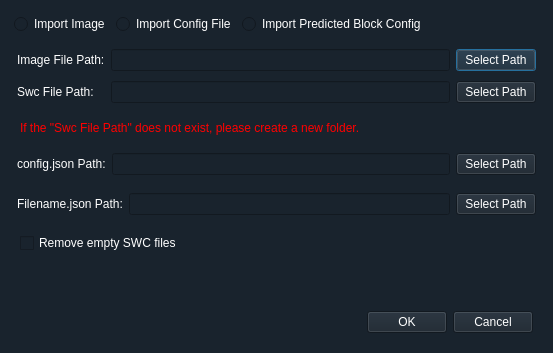
<?xml version="1.0" encoding="UTF-8"?>
<ui version="4.0">
 <class>select_path_dialog</class>
 <widget class="QDialog" name="select_path_dialog">
  <property name="geometry">
   <rect>
    <x>0</x>
    <y>0</y>
    <width>553</width>
    <height>353</height>
   </rect>
  </property>
  <property name="windowTitle">
   <string>Select Path</string>
  </property>
  <property name="styleSheet">
   <string notr="true">color: rgb(255, 255, 255);
font: 9pt &quot;微软雅黑&quot;;
background-color: rgb(25, 35, 45);</string>
  </property>
  <layout class="QHBoxLayout" name="select_path_dialog_hbox">
   <item>
    <layout class="QVBoxLayout" name="select_vbox">
     <item>
      <layout class="QHBoxLayout" name="horizontalLayout_4">
       <property name="leftMargin">
        <number>3</number>
       </property>
       <property name="topMargin">
        <number>3</number>
       </property>
       <property name="rightMargin">
        <number>3</number>
       </property>
       <property name="bottomMargin">
        <number>3</number>
       </property>
       <item>
        <widget class="QRadioButton" name="path_radioButton">
         <property name="text">
          <string>Import Image</string>
         </property>
        </widget>
       </item>
       <item>
        <widget class="QRadioButton" name="config_radioButton">
         <property name="text">
          <string>Import Config File</string>
         </property>
        </widget>
       </item>
       <item>
        <widget class="QRadioButton" name="name_radioButton">
         <property name="text">
          <string>Import Predicted Block Config</string>
         </property>
        </widget>
       </item>
       <item>
        <spacer name="horizontalSpacer_3">
         <property name="orientation">
          <enum>Qt::Horizontal</enum>
         </property>
         <property name="sizeHint" stdset="0">
          <size>
           <width>40</width>
           <height>20</height>
          </size>
         </property>
        </spacer>
       </item>
      </layout>
     </item>
     <item>
      <widget class="QWidget" name="path_widget" native="true">
       <layout class="QVBoxLayout" name="verticalLayout">
        <property name="leftMargin">
         <number>0</number>
        </property>
        <property name="topMargin">
         <number>0</number>
        </property>
        <property name="rightMargin">
         <number>0</number>
        </property>
        <property name="bottomMargin">
         <number>0</number>
        </property>
        <item>
         <layout class="QGridLayout" name="path_gridLayout">
          <property name="leftMargin">
           <number>6</number>
          </property>
          <property name="topMargin">
           <number>6</number>
          </property>
          <property name="rightMargin">
           <number>6</number>
          </property>
          <property name="bottomMargin">
           <number>6</number>
          </property>
          <property name="horizontalSpacing">
           <number>6</number>
          </property>
          <property name="verticalSpacing">
           <number>10</number>
          </property>
          <item row="0" column="0">
           <widget class="QLabel" name="image_label">
            <property name="text">
             <string>Image File Path:</string>
            </property>
           </widget>
          </item>
          <item row="0" column="2">
           <widget class="QPushButton" name="image_path_open_button">
            <property name="styleSheet">
             <string notr="true">background-color: rgb(25, 35, 45);</string>
            </property>
            <property name="text">
             <string>Select Path</string>
            </property>
           </widget>
          </item>
          <item row="0" column="1">
           <widget class="QLineEdit" name="image_lineEdit">
            <property name="styleSheet">
             <string notr="true">background-color: rgb(25, 35, 45);
</string>
            </property>
            <property name="echoMode">
             <enum>QLineEdit::Normal</enum>
            </property>
            <property name="cursorMoveStyle">
             <enum>Qt::LogicalMoveStyle</enum>
            </property>
           </widget>
          </item>
          <item row="1" column="0">
           <widget class="QLabel" name="swc_label">
            <property name="text">
             <string>Swc File Path:</string>
            </property>
           </widget>
          </item>
          <item row="1" column="1">
           <widget class="QLineEdit" name="swc_lineEdit">
            <property name="styleSheet">
             <string notr="true">background-color: rgb(25, 35, 45);</string>
            </property>
           </widget>
          </item>
          <item row="1" column="2">
           <widget class="QPushButton" name="swc_path_open_button">
            <property name="styleSheet">
             <string notr="true">background-color: rgb(25, 35, 45);</string>
            </property>
            <property name="text">
             <string>Select Path</string>
            </property>
           </widget>
          </item>
         </layout>
        </item>
        <item>
         <layout class="QVBoxLayout" name="verticalLayout_2">
          <property name="leftMargin">
           <number>9</number>
          </property>
          <property name="topMargin">
           <number>6</number>
          </property>
          <property name="rightMargin">
           <number>9</number>
          </property>
          <property name="bottomMargin">
           <number>6</number>
          </property>
          <item>
           <widget class="QLabel" name="label_3">
            <property name="styleSheet">
             <string notr="true">color: red;</string>
            </property>
            <property name="text">
             <string>If the &quot;Swc File Path&quot; does not exist, please create a new folder.</string>
            </property>
           </widget>
          </item>
         </layout>
        </item>
       </layout>
      </widget>
     </item>
     <item>
      <widget class="QWidget" name="config_widget" native="true">
       <layout class="QHBoxLayout" name="horizontalLayout">
        <property name="leftMargin">
         <number>0</number>
        </property>
        <property name="topMargin">
         <number>0</number>
        </property>
        <property name="rightMargin">
         <number>0</number>
        </property>
        <property name="bottomMargin">
         <number>0</number>
        </property>
        <item>
         <layout class="QGridLayout" name="config_gridLayout">
          <property name="leftMargin">
           <number>6</number>
          </property>
          <property name="topMargin">
           <number>6</number>
          </property>
          <property name="rightMargin">
           <number>6</number>
          </property>
          <property name="bottomMargin">
           <number>6</number>
          </property>
          <property name="verticalSpacing">
           <number>10</number>
          </property>
          <item row="0" column="1">
           <widget class="QLineEdit" name="config_lineEdit"/>
          </item>
          <item row="0" column="0">
           <widget class="QLabel" name="label">
            <property name="text">
             <string>config.json Path:</string>
            </property>
           </widget>
          </item>
          <item row="0" column="2">
           <widget class="QPushButton" name="config_path_open_Button">
            <property name="text">
             <string>Select Path</string>
            </property>
           </widget>
          </item>
         </layout>
        </item>
       </layout>
      </widget>
     </item>
     <item>
      <widget class="QWidget" name="name_widget" native="true">
       <layout class="QHBoxLayout" name="horizontalLayout_5">
        <property name="leftMargin">
         <number>0</number>
        </property>
        <property name="topMargin">
         <number>0</number>
        </property>
        <property name="rightMargin">
         <number>0</number>
        </property>
        <property name="bottomMargin">
         <number>0</number>
        </property>
        <item>
         <layout class="QGridLayout" name="name_gridLayout">
          <property name="leftMargin">
           <number>6</number>
          </property>
          <property name="topMargin">
           <number>6</number>
          </property>
          <property name="rightMargin">
           <number>6</number>
          </property>
          <property name="bottomMargin">
           <number>6</number>
          </property>
          <property name="verticalSpacing">
           <number>10</number>
          </property>
          <item row="0" column="0">
           <widget class="QLabel" name="label_2">
            <property name="text">
             <string>Filename.json Path:</string>
            </property>
           </widget>
          </item>
          <item row="0" column="1">
           <widget class="QLineEdit" name="name_lineEdit"/>
          </item>
          <item row="0" column="2">
           <widget class="QPushButton" name="name_path_open_Button">
            <property name="text">
             <string>Select Path</string>
            </property>
           </widget>
          </item>
         </layout>
        </item>
       </layout>
      </widget>
     </item>
     <item>
      <layout class="QHBoxLayout" name="horizontalLayout_3">
       <property name="leftMargin">
        <number>9</number>
       </property>
       <property name="topMargin">
        <number>6</number>
       </property>
       <property name="rightMargin">
        <number>9</number>
       </property>
       <property name="bottomMargin">
        <number>6</number>
       </property>
       <item>
        <widget class="QCheckBox" name="checkBox_zero">
         <property name="text">
          <string>Remove empty SWC files</string>
         </property>
        </widget>
       </item>
       <item>
        <spacer name="horizontalSpacer_2">
         <property name="orientation">
          <enum>Qt::Horizontal</enum>
         </property>
         <property name="sizeHint" stdset="0">
          <size>
           <width>40</width>
           <height>20</height>
          </size>
         </property>
        </spacer>
       </item>
      </layout>
     </item>
     <item>
      <spacer name="verticalSpacer">
       <property name="orientation">
        <enum>Qt::Vertical</enum>
       </property>
       <property name="sizeHint" stdset="0">
        <size>
         <width>20</width>
         <height>40</height>
        </size>
       </property>
      </spacer>
     </item>
     <item>
      <layout class="QHBoxLayout" name="select_button_hbox">
       <property name="leftMargin">
        <number>9</number>
       </property>
       <property name="topMargin">
        <number>9</number>
       </property>
       <property name="rightMargin">
        <number>9</number>
       </property>
       <property name="bottomMargin">
        <number>9</number>
       </property>
       <item>
        <spacer name="horizontalSpacer">
         <property name="orientation">
          <enum>Qt::Horizontal</enum>
         </property>
         <property name="sizeHint" stdset="0">
          <size>
           <width>40</width>
           <height>20</height>
          </size>
         </property>
        </spacer>
       </item>
       <item>
        <widget class="QPushButton" name="select_sure_button">
         <property name="styleSheet">
          <string notr="true">background-color: rgb(25, 35, 45);</string>
         </property>
         <property name="text">
          <string>OK</string>
         </property>
        </widget>
       </item>
       <item>
        <widget class="QPushButton" name="select_cancel_button">
         <property name="styleSheet">
          <string notr="true">background-color: rgb(25, 35, 45);</string>
         </property>
         <property name="text">
          <string>Cancel</string>
         </property>
        </widget>
       </item>
      </layout>
     </item>
    </layout>
   </item>
  </layout>
 </widget>
 <resources/>
 <connections/>
</ui>
